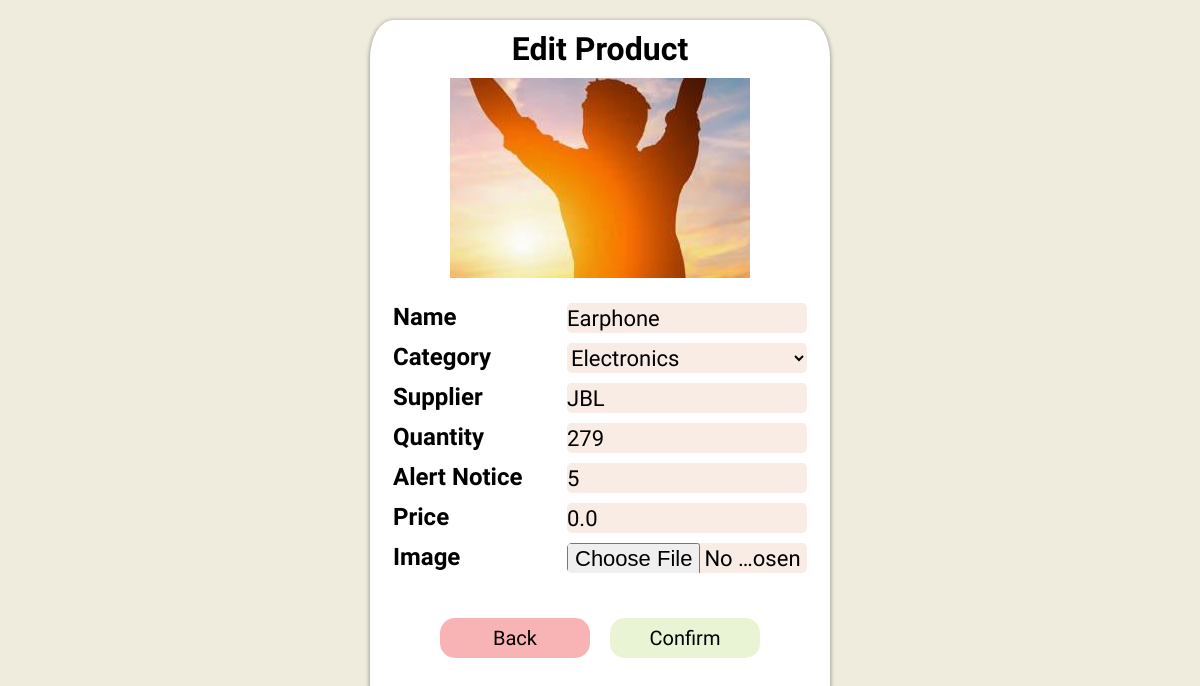
The page /inventory/product_update/3/ on the database its author committed.
### inventory/models.py (models this page shows, shortened)
class Product(models.Model):
    name = models.CharField(max_length=100, verbose_name='Name')
    quantity = models.IntegerField(verbose_name='Quantity')
    image = models.ImageField(upload_to='products/',default='/media/products/20240322_200331.jpg')
    qr_code = models.ImageField(upload_to='qr/')
    supplier = models.CharField(max_length=100)
    category = models.ForeignKey(Category, on_delete=models.CASCADE)
    price = models.FloatField()
    alert_threshold = models.IntegerField()

### inventory/views.py (the view)
# urls.py: path('product_update/<int:product_id>/',views.product_update_view, name="product_update"),
def product_update_view(request, product_id):
    product = Product.objects.get(pk=product_id)
    form = ProductForm(instance=product)
    if request.method=="POST":
        form = ProductForm(request.POST, request.FILES, instance=Product.objects.get(pk=product_id))
        if form.is_valid():
            form.save()
            return redirect("product_list")
    return render(request, "inventory/product_form.html", context={
        "form":form,
        "create": False,
        "product": product,
    })

### inventory/models.py (called while the page is built)
    def __str__(self):
        return self.name

### inventory/templates/inventory/product_form.html (shortened to what this page needs)
{% load static %}
<html>
<head>
    <link rel = "stylesheet" href="{% static 'css/product_form.css' %}">
</head>
<body>
  <div class="product-form">
    <h1>
      {%if create%}
        Add Product
      {%else%}
        Edit Product
      {% endif%}
    </h1>
    {%if create%}
      <div class="product-image"></div>
    {%else%}
      <div class="product-image" style="background-image: url('{{product.image.url}}');"></div>
    {% endif%}
    <form method="POST" enctype="multipart/form-data">
      <div class="all-fields">
        <div class="field-wrapper">
          <h2>Name</h2>
          {{form.name}}
        </div>
        <div class="field-wrapper">
          <h2>Category</h2>
          {{form.category}}
        </div>
        <div class="field-wrapper">
          <h2>Supplier</h2>
          {{form.supplier}}
        </div>
        <div class="field-wrapper">
          <h2>Quantity</h2>
          {{form.quantity}}
        </div>
        <div class="field-wrapper">
          <h2>Alert Notice</h2>
          {{form.alert_threshold}}
        </div>
        <div class="field-wrapper">
          <h2>Price</h2>
          {{form.price}}
        </div>
        <div class="field-wrapper">
          <h2>Image</h2>
          {{form.image}}
        </div>
      </div>
      <div class="form-buttons">
        <a id="back" href="{% url 'product_list' %}">Back</a>
        <button type="submit">Confirm</button>
      </div>
    </form>
  </div>
</body>
</html>

### static/css/product_form.css (style rules this page uses)
* { margin: 0; padding: 0; font-family: "Sansation", sans-serif; }
body { display: flex; background-color: #F0ECDD; justify-content: center; }
.product-form { display: flex; flex-flow: column; width: 460px; background-color: white; border-radius: 5%; margin: 20px; box-shadow: 0px 1px 5px #828282; flex-direction: column; justify-content: flex-start; align-items: center; overflow: hidden; }
.product-image { background-color: #C3B299; width: 300; height: 200; margin-bottom: 20px; background-repeat: no-repeat; background-position: center; }
.product-form form { display: flex; flex-direction: column; justify-content: space-evenly; align-items: center; }
.product-form h1 { text-align: center; margin: 10px; }
.form-buttons { display: flex; justify-content: center; align-items: flex-end; width: 100%; height: 100px; }
.form-buttons a { width: 150px; height: 40px; border-radius: 15px; font-size: 20px; display: flex; justify-content: center; align-items: center; color: black; text-decoration: none; background-color: #e8f4d4; margin: 0 10px 20px 10px; }
.form-buttons button { width: 150px; height: 40px; border-radius: 15px; border: none; font-size: 20px; display: flex; justify-content: center; align-items: center; margin: 0 10px 20px 10px; background-color: #e8f4d4; }
#back { background: #f8b4b4; }
form { width: 100%; }
.all-fields { width: 100%; display: flex; flex-direction: column; align-items: center; }
.field-wrapper { display: flex; justify-content: space-between; width: 90%; margin: 5px 0 5px 0; }
.field-wrapper select { width: 240px; height: 30px; background-color: #f8ece4; border: none; border-radius: 5px; font-size: 22px; }
.form-control { width: 240px; height: 30px; background-color: #f8ece4; border: none; border-radius: 5px; font-size: 22px; }

### rows shown on the page
Product: image (picture), name "Earphone", category "Electronics", supplier "JBL", quantity "279", alert_threshold "5", price "0.0"
